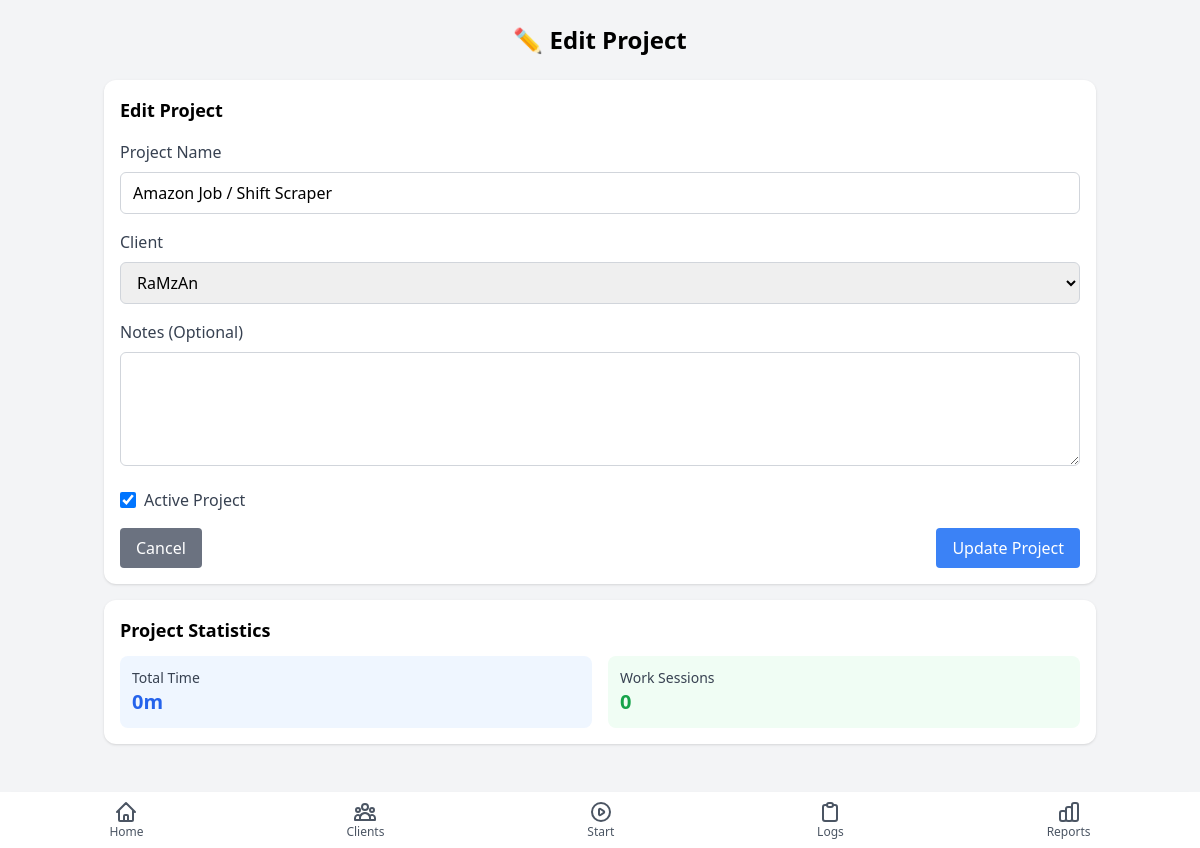
Screenshot of /edit_project.php?id=6 with the database file from the repository.
### tables this page shows
CREATE TABLE projects (
                project_id INTEGER PRIMARY KEY AUTOINCREMENT,
                client_id INTEGER NOT NULL,
                name TEXT NOT NULL,
                notes TEXT,
                is_active BOOLEAN DEFAULT 1,
                created_at TIMESTAMP DEFAULT CURRENT_TIMESTAMP,
                updated_at TIMESTAMP DEFAULT CURRENT_TIMESTAMP,
                FOREIGN KEY (client_id) REFERENCES clients (client_id) ON DELETE CASCADE
            );

CREATE TABLE clients (
                client_id INTEGER PRIMARY KEY AUTOINCREMENT,
                name TEXT NOT NULL,
                email TEXT,
                notes TEXT,
                created_at TIMESTAMP DEFAULT CURRENT_TIMESTAMP,
                updated_at TIMESTAMP DEFAULT CURRENT_TIMESTAMP
            );

### includes/functions.php (called while the page is built, shortened)
<?php
function formatDuration($minutes) {
    if ($minutes < 60) {
        return $minutes . "m";
    }
    $hours = floor($minutes / 60);
    $mins = $minutes % 60;
    return $hours . "h " . $mins . "m";
}

### edit_project.php (the view, shortened to what this page needs)
<?php
require_once 'includes/header.php';
$projectId = filter_var($_GET['id'] ?? 0, FILTER_VALIDATE_INT);
$pdo = getDbConnection();
try {
    $stmt = $pdo->prepare("
        SELECT
            p.*,
            c.name as client_name
        FROM projects p
        JOIN clients c ON p.client_id = c.client_id
        WHERE p.project_id = :project_id
    ");
    $stmt->execute([':project_id' => $projectId]);
    $project = $stmt->fetch(PDO::FETCH_ASSOC);
    $stmt = $pdo->prepare("
        SELECT COUNT(*) FROM work_sessions
        WHERE project_id = :project_id AND end_time IS NULL
    ");
    $stmt->execute([':project_id' => $projectId]);
    $hasActiveSession = $stmt->fetchColumn() > 0;
} catch (PDOException $e) {
    setFlashMessage('error', 'Database error: ' . $e->getMessage());
    header('Location: clients.php');
    exit;
}
$stmt = $pdo->query("SELECT client_id, name FROM clients ORDER BY name");
$clients = $stmt->fetchAll(PDO::FETCH_ASSOC);
?>
<div class="bg-white rounded-xl shadow p-4 mb-4">
    <h2 class="text-lg font-semibold mb-4">Edit Project</h2>
    <form method="POST" action="edit_project.php?id=<?php echo $projectId; ?>">
        <div class="mb-4">
            <label for="projectName" class="block text-gray-700 font-medium mb-2">Project Name</label>
            <input type="text" id="projectName" name="projectName" value="<?php echo htmlspecialchars($project['name']); ?>" class="w-full px-3 py-2 border border-gray-300 rounded-md focus:outline-none focus:ring-2 focus:ring-blue-500" required>
        </div>
        <div class="mb-4">
            <label for="clientSelect" class="block text-gray-700 font-medium mb-2">Client</label>
            <select id="clientSelect" name="clientSelect" class="w-full px-3 py-2 border border-gray-300 rounded-md focus:outline-none focus:ring-2 focus:ring-blue-500" required>
                <?php foreach ($clients as $client): ?>
                <option value="<?php echo $client['client_id']; ?>" <?php echo $project['client_id'] == $client['client_id'] ? 'selected' : ''; ?>>
                    <?php echo htmlspecialchars($client['name']); ?>
                </option>
                <?php endforeach; ?>
            </select>
        </div>
        <div class="mb-4">
            <label for="projectNotes" class="block text-gray-700 font-medium mb-2">Notes (Optional)</label>
            <textarea id="projectNotes" name="projectNotes" rows="4" class="w-full px-3 py-2 border border-gray-300 rounded-md focus:outline-none focus:ring-2 focus:ring-blue-500"><?php echo htmlspecialchars($project['notes'] ?? ''); ?></textarea>
        </div>
        <div class="mb-4">
            <label class="flex items-center">
                <input type="checkbox" name="isActive" class="h-4 w-4 text-blue-600 focus:ring-blue-500 border-gray-300 rounded" <?php echo $project['is_active'] ? 'checked' : ''; ?> <?php echo $hasActiveSession ? 'disabled' : ''; ?>>
                <span class="ml-2 text-gray-700">Active Project</span>
            </label>
        </div>
        <div class="flex justify-between">
            <a href="clients.php" class="bg-gray-500 hover:bg-gray-600 text-white py-2 px-4 rounded">
                Cancel
            </a>
            <button type="submit" class="bg-blue-500 hover:bg-blue-600 text-white py-2 px-4 rounded">
                Update Project
            </button>
        </div>
    </form>
</div>
<div class="bg-white rounded-xl shadow p-4 mb-4">
    <h2 class="text-lg font-semibold mb-3">Project Statistics</h2>
    <?php
    $stmt = $pdo->prepare("
        SELECT
            COUNT(*) as session_count,
            SUM(duration_minutes) as total_minutes,
            MIN(start_time) as first_session,
            MAX(start_time) as last_session
        FROM work_sessions
        WHERE project_id = :project_id
        AND duration_minutes IS NOT NULL
    ");
    $stmt->execute([':project_id' => $projectId]);
    $stats = $stmt->fetch(PDO::FETCH_ASSOC);
    ?>
    <div class="grid grid-cols-2 gap-4">
        <div class="bg-blue-50 p-3 rounded-lg">
            <h3 class="text-sm font-medium text-gray-700">Total Time</h3>
            <p class="text-xl font-bold text-blue-600"><?php echo formatDuration($stats['total_minutes'] ?? 0); ?></p>
        </div>
        <div class="bg-green-50 p-3 rounded-lg">
            <h3 class="text-sm font-medium text-gray-700">Work Sessions</h3>
            <p class="text-xl font-bold text-green-600"><?php echo $stats['session_count'] ?? 0; ?></p>
        </div>
    </div>
</div>
<?php
require_once 'includes/footer.php';
?>

### rows the page displays
projects: projectName "Amazon Job / Shift Scraper", clientSelect "RaMzAn", is_active "☑"

### other values shown
formatDuration($stats['total_minutes'] ?? 0) "0m"
$stats['session_count'] "0"
